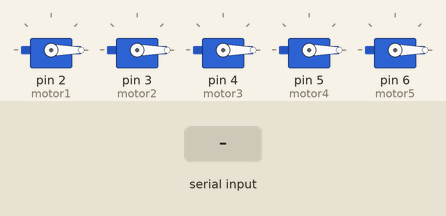
Simulated run of this sketch. Board: Arduino Uno, built with avr-gcc and run on an emulated ATmega328P. On the bench: 5 × servo. The test bench sets the inputs (shaded band).

Above: at 6.2 s.
6.3 s: "90,45\n" received over Serial
At 7.1 s:
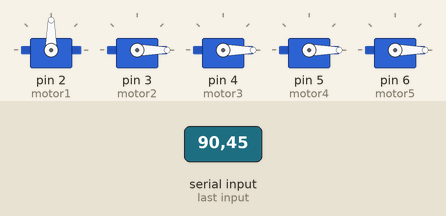
9.3 s: "30,150\n" received over Serial
At 12.1 s:
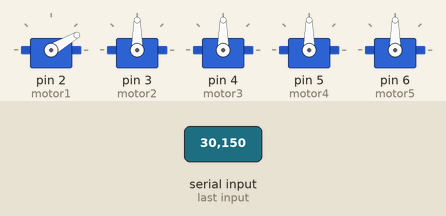
15.3 s: "5\n" received over Serial
At 17.1 s:
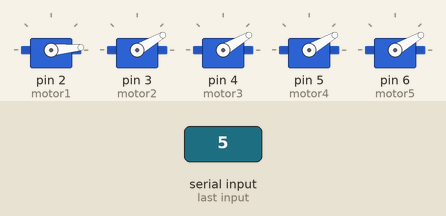
21.3 s: "200\n" received over Serial
At 22.1 s:
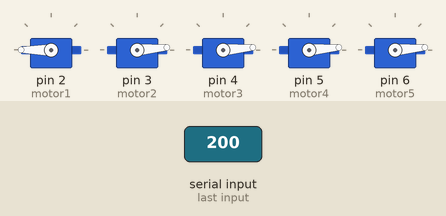
24.3 s: "90\n" received over Serial
At 27.1 s:
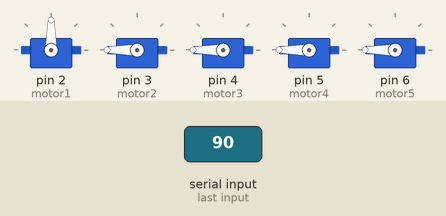
30.3 s: "5\n" received over Serial
At 32.1 s:
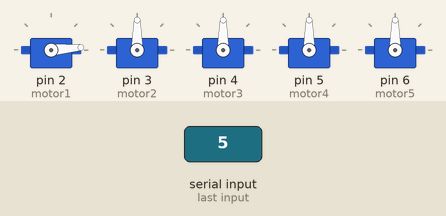
Timing chart, 0 to 35.8 s (numbered marks = the images above; inputs shaded):
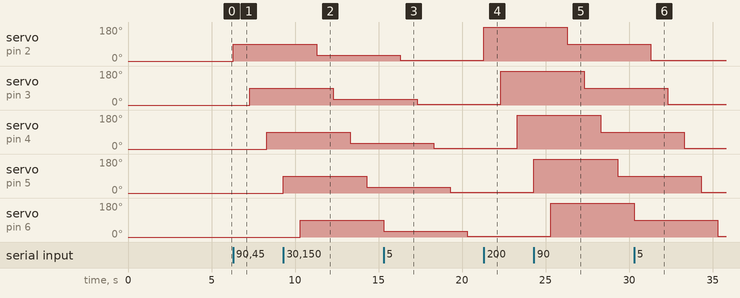

Measured:
- after the input at 6.3 s, servo on pin 2 (motor1): 0° → 90° at once; servo on pin 3 (motor2): 0° → 90° after 1.0 s; servo on pin 4 (motor3): 0° → 90° after 2.0 s
- after the input at 9.3 s, servo on pin 2 (motor1): 90° → 30° after 2.0 s; servo on pin 3 (motor2): 90° → 30° after 3.0 s; servo on pin 4 (motor3): 90° → 30° after 4.0 s
- after the input at 15.3 s, servo on pin 2 (motor1): 30° → 5° after 1.0 s; servo on pin 3 (motor2): 30° → 5° after 2.0 s; servo on pin 4 (motor3): 30° → 5° after 3.0 s; servo on pin 5 (motor4): 30° → 5° after 4.0 s
- after the input at 21.3 s, servo on pin 2 (motor1): 5° → 180° at once; servo on pin 3 (motor2): 5° → 180° after 1.0 s; servo on pin 4 (motor3): 5° → 180° after 2.0 s
- after the input at 24.3 s, servo on pin 2 (motor1): 180° → 90° after 2.0 s; servo on pin 3 (motor2): 180° → 90° after 3.0 s; servo on pin 4 (motor3): 180° → 90° after 4.0 s
- after the input at 30.3 s, servo on pin 2 (motor1): 90° → 5° after 1.0 s; servo on pin 3 (motor2): 90° → 5° after 2.0 s; servo on pin 4 (motor3): 90° → 5° after 3.0 s; servo on pin 5 (motor4): 90° → 5° after 4.0 s

The sketch:

simple_server_control.ino
```cpp
#include <Servo.h>

Servo motor1;
Servo motor2;
Servo motor3;
Servo motor4;
Servo motor5;

void setup() {
  // put your setup code here, to run once:
  motor1.attach(2);
  motor1.write(0);
  delay(1000);

  motor2.attach(3);
  motor2.write(0);
  delay(1000);

  motor3.attach(4);
  motor3.write(0);
  delay(1000);

  motor4.attach(5);
  motor4.write(0);
  delay(1000);

  motor5.attach(6);
  motor5.write(0);
  delay(1000);

  Serial.begin(115200);
  Serial.setTimeout(1);
}

void loop() {
  // put your main code here, to run repeatedly:
  if(Serial.available())
  {
    int angle = Serial.readString().toInt();
    motor1.write(angle);
    delay(1000);
    motor2.write(angle);
    delay(1000);
    motor3.write(angle);
    delay(1000);
    motor4.write(angle);
    delay(1000);
    motor5.write(angle);
    delay(1000);
  }

  delay(0.1);
}
```
